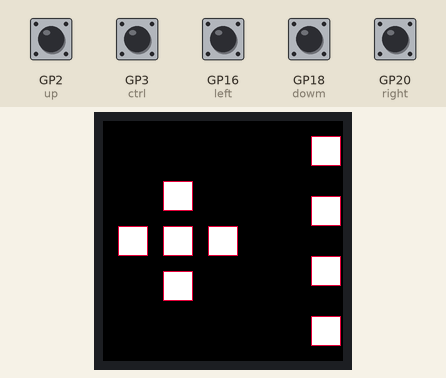
Bench run of a program on a simulated Raspberry Pi Pico running MicroPython. Parts: 240×240 colour display. Inputs (shaded band) come from the test bench; at power-on: GP2 (up), GP3 (ctrl), GP16 (left), GP18 (dowm), GP20 (right) HIGH.

Above: at 1.2 s.
1.3 s: GP2 (up) pulled LOW for 0.15 s
At 1.37 s:
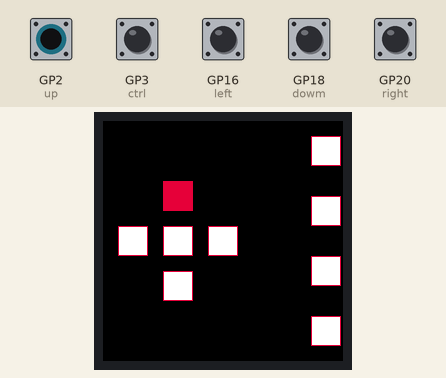
2.9 s: GP3 (ctrl) pulled LOW for 0.15 s
At 2.97 s:
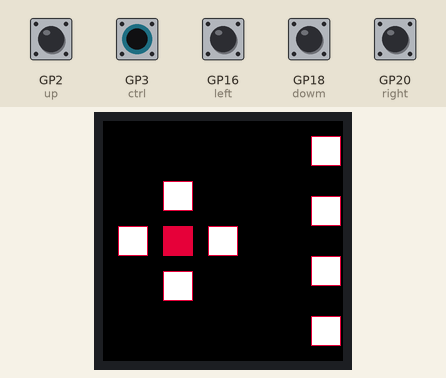
4.5 s: GP16 (left) pulled LOW for 0.15 s
At 4.57 s:
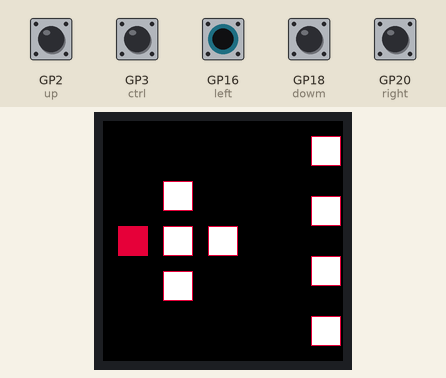
6.1 s: GP18 (dowm) pulled LOW for 0.15 s
At 6.17 s:
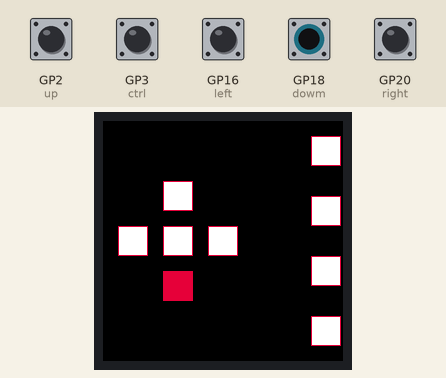
7.7 s: GP20 (right) pulled LOW for 0.15 s
At 7.77 s:
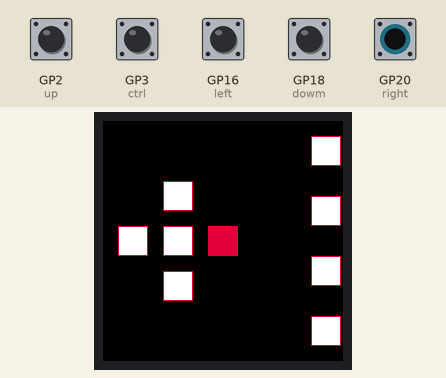
Timing chart, 0 to 10.3 s (numbered marks = the images above; inputs shaded):
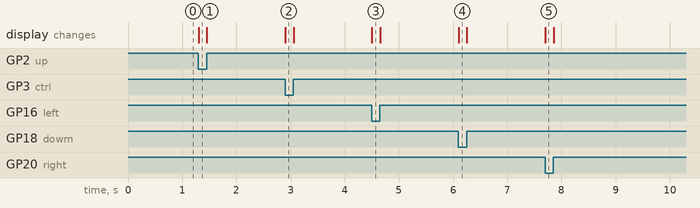

Measured:
- after the input at 1.3 s, the display: changes at once (image 1)
- after the input at 2.9 s, the display: changes at once (image 2)
- after the input at 4.5 s, the display: changes at once (image 3)
- after the input at 6.1 s, the display: changes at once (image 4)
- after the input at 7.7 s, the display: changes at once (image 5)

The program:

Pico_LCD_1_3.py
```python
from machine import Pin,SPI,PWM
import framebuf
import time
import os

BL = 13
DC = 8
RST = 12
MOSI = 11
SCK = 10
CS = 9


class LCD_1inch3(framebuf.FrameBuffer):
    def __init__(self):
        self.width = 240
        self.height = 240

        self.cs = Pin(CS,Pin.OUT)
        self.rst = Pin(RST,Pin.OUT)

        self.cs(1)
        self.spi = SPI(1)
        self.spi = SPI(1,1000_000)
        self.spi = SPI(1,100000_000,polarity=0, phase=0,sck=Pin(SCK),mosi=Pin(MOSI),miso=None)
        self.dc = Pin(DC,Pin.OUT)
        self.dc(1)
        self.buffer = bytearray(self.height * self.width * 2)
        super().__init__(self.buffer, self.width, self.height, framebuf.RGB565)
        self.init_display()

        self.red   =   0x07E0
        self.green =   0x001f
        self.blue  =   0xf800
        self.white =   0xffff
        self.black =   0x0000

    def write_cmd(self, cmd):
        self.cs(1)
        self.dc(0)
        self.cs(0)
        self.spi.write(bytearray([cmd]))
        self.cs(1)

    def write_data(self, buf):
        self.cs(1)
        self.dc(1)
        self.cs(0)
        self.spi.write(bytearray([buf]))
        self.cs(1)

    def init_display(self):
        """Initialize dispaly"""
        self.rst(1)
        self.rst(0)
        self.rst(1)

        self.write_cmd(0x36)
        self.write_data(0x70)

        self.write_cmd(0x3A)
        self.write_data(0x05)

        self.write_cmd(0xB2)
        self.write_data(0x0C)
        self.write_data(0x0C)
        self.write_data(0x00)
        self.write_data(0x33)
        self.write_data(0x33)

        self.write_cmd(0xB7)
        self.write_data(0x35)

        self.write_cmd(0xBB)
        self.write_data(0x19)

        self.write_cmd(0xC0)
        self.write_data(0x2C)

        self.write_cmd(0xC2)
        self.write_data(0x01)

        self.write_cmd(0xC3)
        self.write_data(0x12)

        self.write_cmd(0xC4)
        self.write_data(0x20)

        self.write_cmd(0xC6)
        self.write_data(0x0F)

        self.write_cmd(0xD0)
        self.write_data(0xA4)
        self.write_data(0xA1)

        self.write_cmd(0xE0)
        self.write_data(0xD0)
        self.write_data(0x04)
        self.write_data(0x0D)
        self.write_data(0x11)
        self.write_data(0x13)
        self.write_data(0x2B)
        self.write_data(0x3F)
        self.write_data(0x54)
        self.write_data(0x4C)
        self.write_data(0x18)
        self.write_data(0x0D)
        self.write_data(0x0B)
        self.write_data(0x1F)
        self.write_data(0x23)

        self.write_cmd(0xE1)
        self.write_data(0xD0)
        self.write_data(0x04)
        self.write_data(0x0C)
        self.write_data(0x11)
        self.write_data(0x13)
        self.write_data(0x2C)
        self.write_data(0x3F)
        self.write_data(0x44)
        self.write_data(0x51)
        self.write_data(0x2F)
        self.write_data(0x1F)
        self.write_data(0x1F)
        self.write_data(0x20)
        self.write_data(0x23)

        self.write_cmd(0x21)

        self.write_cmd(0x11)

        self.write_cmd(0x29)

    def show(self):
        self.write_cmd(0x2A)
        self.write_data(0x00)
        self.write_data(0x00)
        self.write_data(0x00)
        self.write_data(0xef)

        self.write_cmd(0x2B)
        self.write_data(0x00)
        self.write_data(0x00)
        self.write_data(0x00)
        self.write_data(0xEF)

        self.write_cmd(0x2C)

        self.cs(1)
        self.dc(1)
        self.cs(0)
        self.spi.write(self.buffer)
        self.cs(1)


if __name__=='__main__':
    pwm = PWM(Pin(BL))
    pwm.freq(1000)
    pwm.duty_u16(32768)#max 65535

    LCD = LCD_1inch3()
    #color BRG
    LCD.fill(LCD.black)
    LCD.show()


    keyA = Pin(15,Pin.IN,Pin.PULL_UP)
    keyB = Pin(17,Pin.IN,Pin.PULL_UP)
    keyX = Pin(19 ,Pin.IN,Pin.PULL_UP)
    keyY= Pin(21 ,Pin.IN,Pin.PULL_UP)

    up = Pin(2,Pin.IN,Pin.PULL_UP)
    dowm = Pin(18,Pin.IN,Pin.PULL_UP)
    left = Pin(16,Pin.IN,Pin.PULL_UP)
    right = Pin(20,Pin.IN,Pin.PULL_UP)
    ctrl = Pin(3,Pin.IN,Pin.PULL_UP)

    while(1):
        if keyA.value() == 0:
            LCD.fill_rect(208,15,30,30,LCD.red)
        else :
            LCD.fill_rect(208,15,30,30,LCD.white)
            LCD.rect(208,15,30,30,LCD.red)


        if(keyB.value() == 0):
            LCD.fill_rect(208,75,30,30,LCD.red)
        else :
            LCD.fill_rect(208,75,30,30,LCD.white)
            LCD.rect(208,75,30,30,LCD.red)


        if(keyX.value() == 0):
            LCD.fill_rect(208,135,30,30,LCD.red)
        else :
            LCD.fill_rect(208,135,30,30,LCD.white)
            LCD.rect(208,135,30,30,LCD.red)

        if(keyY.value() == 0):
            LCD.fill_rect(208,195,30,30,LCD.red)
        else :
            LCD.fill_rect(208,195,30,30,LCD.white)
            LCD.rect(208,195,30,30,LCD.red)

        if(up.value() == 0):
            LCD.fill_rect(60,60,30,30,LCD.red)
        else :
            LCD.fill_rect(60,60,30,30,LCD.white)
            LCD.rect(60,60,30,30,LCD.red)

        if(dowm.value() == 0):
            LCD.fill_rect(60,150,30,30,LCD.red)
        else :
            LCD.fill_rect(60,150,30,30,LCD.white)
            LCD.rect(60,150,30,30,LCD.red)

        if(left.value() == 0):
            LCD.fill_rect(15,105,30,30,LCD.red)
        else :
            LCD.fill_rect(15,105,30,30,LCD.white)
            LCD.rect(15,105,30,30,LCD.red)

        if(right.value() == 0):
            LCD.fill_rect(105,105,30,30,LCD.red)
        else :
            LCD.fill_rect(105,105,30,30,LCD.white)
            LCD.rect(105,105,30,30,LCD.red)

        if(ctrl.value() == 0):
            LCD.fill_rect(60,105,30,30,LCD.red)
        else :
            LCD.fill_rect(60,105,30,30,LCD.white)
            LCD.rect(60,105,30,30,LCD.red)

        LCD.show()
    time.sleep(1)
    LCD.fill(0xFFFF)
```
